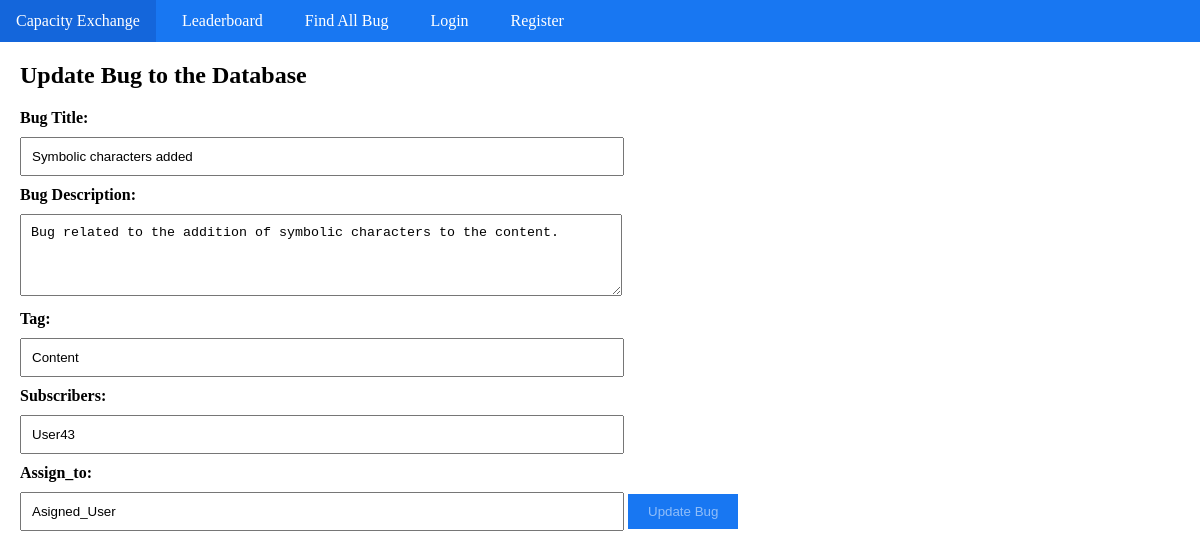
Screenshot of /update-bug/symbolic-characters-added/ with the database file from the repository.
### bug/models.py (models this page shows, shortened)
class Bug(models.Model):
    user=models.ForeignKey(User,on_delete=models.SET_NULL,null=True,blank=True)
    bugTitle = models.TextField(max_length=200)
    slug = models.SlugField(unique=True)
    bugDescription = models.TextField()
    tag = models.CharField(max_length=50)
    subscribers = models.CharField(max_length=200)
    assign_to = models.CharField(max_length=100)

### bug/views.py (the view, shortened to what this page needs)
# urls.py: path("update-bug/<slug:bugTitle>/", update_bug, name="update_bug"),
def update_bug(request, bugTitle):
    queryset = Bug.objects.get(slug=bugTitle)  # Use slug for lookup
    context = {'home': queryset}
    return render(request, "home/update_bug.html", context)

### bug/templates/home/update_bug.html (shortened to what this page needs)
{% extends "base.html" %}
{% block start %}
<div class="input-container mt-5">
    <h2>Update Bug to the Database</h2>
    <form class="col-9 mx-auto card p-3 shadow-lg" method="post" enctype="multipart/form-data">
        <label for="bugTitle">Bug Title:</label>
       <input type="text" id="bugTitle" value="{{ home.bugTitle }}" name="bugTitle" required>
        <label for="bugDescription">Bug Description:</label>
        <textarea id="bugDescription" name="bugDescription" value="" rows="4" required>{{ home.bugDescription }}</textarea>
        <label for="Tag">Tag:</label>
        <input type="text" id="Tag" name="tag" value="{{ home.tag }}" required>
        <label for="Subscribers">Subscribers:</label>
        <input type="text" id="Subscribers" value="{{ home.subscribers }}" name="subscribers" required>
        <label for="Assign_to">Assign_to:</label>
        <input type="text" id="Assign_to" name="assign_to" value="{{ home.assign_to }}" required>
        <button class="btn" type="submit">Update Bug</button>
    </form>
</div>
{% endblock %}

### bug/templates/base.html (style rules this page uses)
body { margin: 0; padding: 0; }
.input-container { margin: 20px; }
label { display: block; margin-bottom: 10px; font-weight: bold; }
input[type="text"], textarea { width: 50%; padding: 10px; margin-bottom: 10px; }
.btn { background-color: #1877f2; color: rgba(255, 255, 255, 0.52); border: none; padding: 10px 20px; cursor: pointer; }

### rows the page displays
Bug: bugTitle "Symbolic characters added", bugDescription "Bug related to the addition of symbolic characters to the content.", tag "Content", subscribers "User43", assign_to "Asigned_User"
